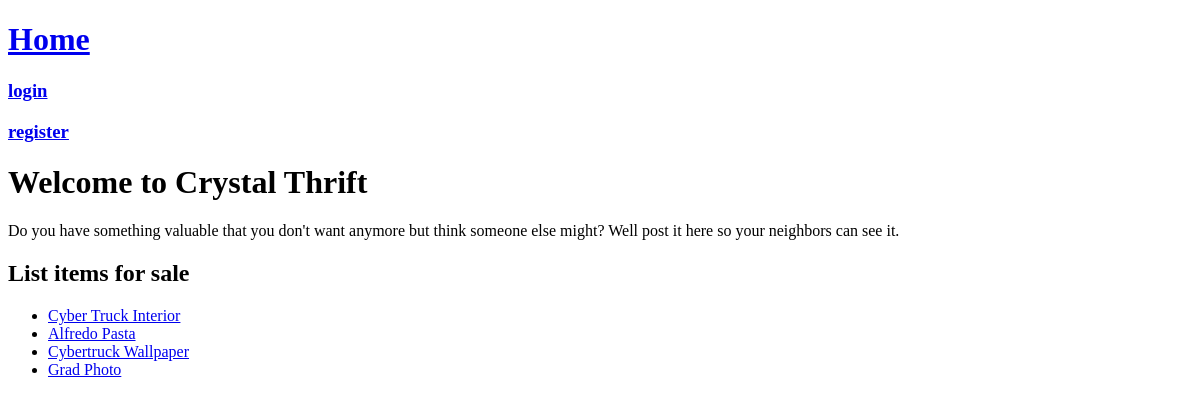
/, run on an earlier commit of the app's database.
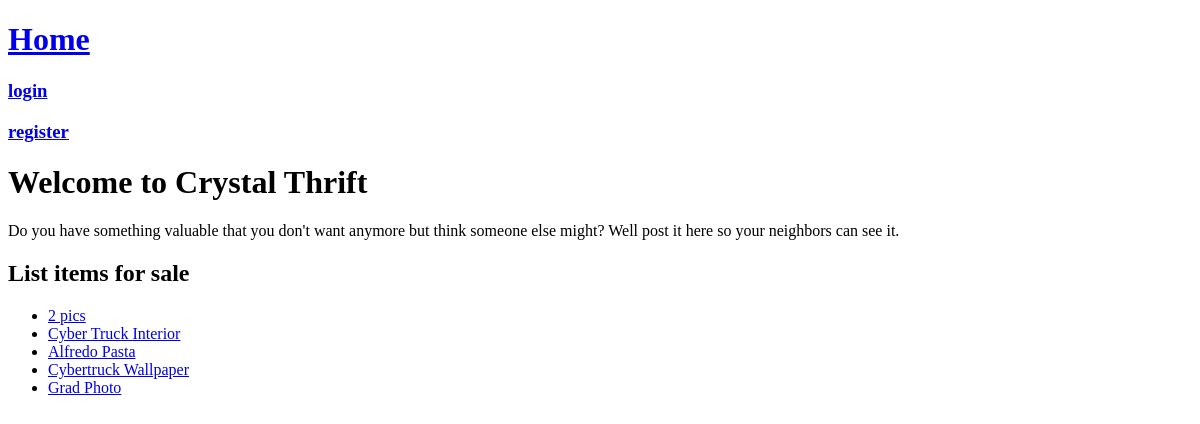
And on a later commit of the database.
### thrift/models.py (models this page shows, shortened)
class Item(models.Model):
    user = models.ForeignKey(User, null=True, on_delete=models.CASCADE)
    slug = models.SlugField(null=True, default=uuid.uuid4)
    title = models.CharField(null=True, max_length=128)
    description = models.TextField(null=True, max_length=512)
    condition = models.CharField(null=True, max_length=20, choices=CHOICES['condition'])
    item_type = models.CharField(null=True, max_length=20, choices=CHOICES['item-type'])
    price = models.DecimalField(null=True, max_digits=9, decimal_places=2)
    sale_status = models.CharField(null=True, max_length=20, choices=CHOICES['sale-status'], default="available")
    created = models.DateTimeField(null=True, editable=False, auto_now_add=True)
    modified = models.DateTimeField(null=True, auto_now=True)
    date_sold = models.DateTimeField(null=True, blank=True, editable=False) # a date is given when the sold switch is flicked
    def __str__(self):
        return f"{self.title}"

### crystalthrift/views.py (the view)
# urls.py: path('', home_view),
def home_view(request):
    items = Item.objects.order_by('-created').all()
    context = {"items": items}
    return render(request, "home.html", context)

### templates/home.html
{% extends "base.html" %}
{% block heading %}
<h1>Welcome to Crystal Thrift</h1>
<p>
    Do you have something valuable that you don't want anymore
    but think someone else might? Well post it here so your neighbors
    can see it.
</p>
{% endblock heading %}
{% block content %}
<h2>List items for sale</h2>
<ul>
    {% for item in items %}
    <li><a href="thrift/item-detail/{{item.slug}}/">{{item}}</a></li>
    {% endfor %}
</ul>
{% endblock content %}

What changed in the data, as far as the page shows it:
added Item: title "2 pics"
